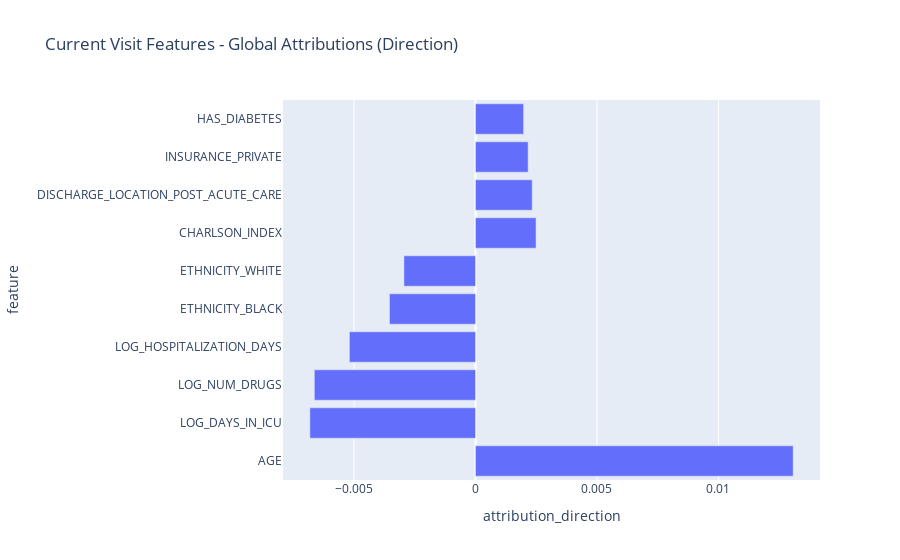

Source (notebook cell):
### Code cell
plot_feature_attributions(
    curr_attr_df,
    title="Current Visit Features - Global Attributions (Direction)",
    feature_col="feature",
    attr_col="attribution_direction",
    top_k=10
)

### Figure 1 — Plotly figure (JSON) as saved in the notebook; plotly's stock layout.template omitted (floating-point values rounded to 4 significant figures)
{"data": [{"hovertemplate": "attribution_direction=%{x}<br>feature=%{y}<extra></extra>", "legendgroup": "", "marker": {"color": "#636efa", "pattern": {"shape": ""}}, "name": "", "orientation": "h", "showlegend": false, "textposition": "auto", "type": "bar", "x": [0.01307, -0.006817, -0.006633, -0.005189, -0.003541, -0.002945, 0.002492, 0.002335, 0.002167, 0.00198], "xaxis": "x", "y": ["AGE", "LOG_DAYS_IN_ICU", "LOG_NUM_DRUGS", "LOG_HOSPITALIZATION_DAYS", "ETHNICITY_BLACK", "ETHNICITY_WHITE", "CHARLSON_INDEX", "DISCHARGE_LOCATION_POST_ACUTE_CARE", "INSURANCE_PRIVATE", "HAS_DIABETES"], "yaxis": "y"}], "layout": {"barmode": "relative", "legend": {"tracegroupgap": 0}, "title": {"text": "Current Visit Features - Global Attributions (Direction)"}, "xaxis": {"anchor": "y", "domain": [0, 1], "title": {"text": "attribution_direction"}}, "yaxis": {"anchor": "x", "domain": [0, 1], "title": {"text": "feature"}}}}
